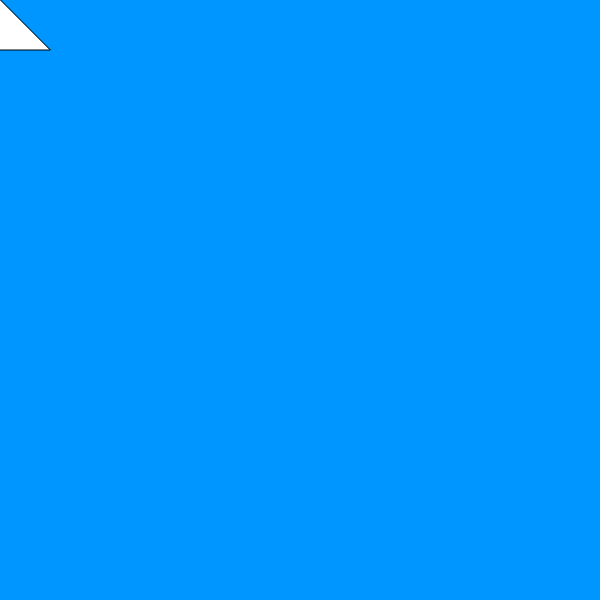
Frame 1 (no input)
Frame 60 (no input): identical to frame 1, image omitted
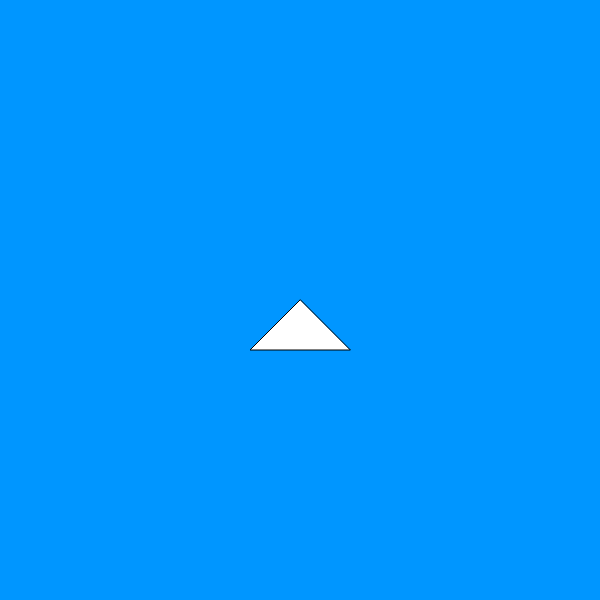
Frame 120 (the mouse pressed at the canvas centre since frame 60)

The p5.js sketch that drew these frames (run headless with seeded random() and noise() and a simulated clock; from frame 60 on, the mouse is pressed at the canvas centre):

// p5.js sketch
// ── sketch.js
let textButton, radioButton, dropDown, checkBox;
let bgColor = "rgb(0,150,255)";
let cursorSize = 50;
let angle = 0;
let rotateCursor = false;

function changeBackgroundColor() {
  let r = int(random(255));
  let g = int(random(255));
  let b = int(random(255));
  bgColor = "rgb(" + r + "," + g + "," + b + ")";
}

function changeCursorSize() {
  cursorSize = parseInt(dropDown.value());
}

function toggleCursorRotation() {
  rotateCursor = !rotateCursor;
}

function setup() {
  createCanvas(600, 600);
  noCursor();

  textButton = createButton("Change background color");
  textButton.mousePressed(changeBackgroundColor).position(width + 20, 580);

  radioButton = createRadio();
  radioButton.option("Square");
  radioButton.option("Circle");
  radioButton.option("Triangle");
  radioButton.selected("Triangle");
  radioButton.position(width + 20, 20);

  dropDown = createSelect();
  dropDown.option("10");
  dropDown.option("50");
  dropDown.option("100");
  dropDown.option("200");
  dropDown.selected("50");
  dropDown.position(width + 20, 60).changed(changeCursorSize);

  checkBox = createCheckbox("Rotate cursor", false);
  checkBox.changed(toggleCursorRotation).position(width + 20, 140);
}

function draw() {
  background(bgColor);

  push();
  translate(mouseX, mouseY);
  if (rotateCursor) {
    angle += radians(2);
    rotate(angle);
  }

  let cursorShape = radioButton.value();
  switch (cursorShape) {
    case "Square":
      rectMode(CENTER);
      square(0, 0, cursorSize);
      break;
    case "Circle":
      ellipseMode(CENTER);
      circle(0, 0, cursorSize);
      break;
    case "Triangle":
      //rectMode(CENTER);
      triangle(0, 0, -cursorSize, cursorSize, cursorSize, cursorSize);
      break;
  }
  pop();
}
